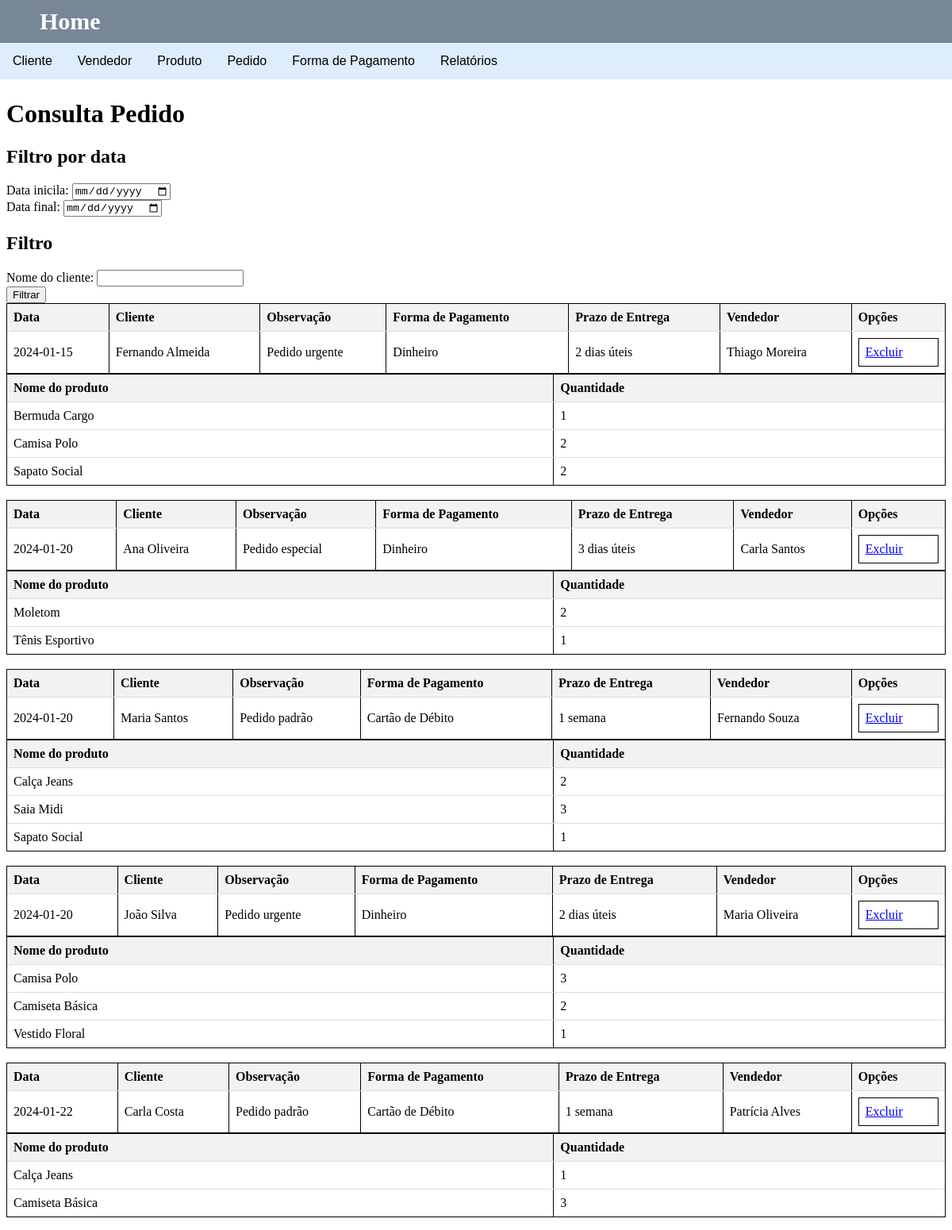
The page /pedido/consultarPedido.php (upper part) on the database its author committed.
### tables this page shows
CREATE TABLE tb_pedido(
    id INTEGER AUTO_INCREMENT PRIMARY KEY,
    data_ped DATE,
    observacao VARCHAR(100),
    prazo_entrega VARCHAR(20),
    id_cliente INTEGER REFERENCES tb_cliente(id),    
    forma_pagto INTEGER REFERENCES tb_forma_pagto(id),    
    id_vendedor INTEGER REFERENCES tb_vendedor(id)
) engine INNODB;

CREATE TABLE tb_cliente(
    id INTEGER AUTO_INCREMENT PRIMARY KEY,
    nome VARCHAR(50),
    endereco VARCHAR(50),
    numero VARCHAR(10),
    bairro VARCHAR(30),
    cidade VARCHAR(30),
    estado CHAR(2),
    email VARCHAR(50),
    cpf_cnpj VARCHAR(14),
    rg VARCHAR(9),
    telefone VARCHAR(10),
    celular VARCHAR(11),
    data_nasc DATE,
    salario NUMERIC(12,2)
) engine INNODB;

CREATE TABLE tb_forma_pagto(
    id INTEGER AUTO_INCREMENT PRIMARY KEY,
    nome VARCHAR(30)
) engine INNODB;

CREATE TABLE tb_vendedor(
	id INTEGER AUTO_INCREMENT PRIMARY KEY,
	nome VARCHAR(50),
	endereco VARCHAR(50),
	cidade VARCHAR(30),
	estado VARCHAR(2),
	celular VARCHAR(11),
	email VARCHAR(50),
	perc_comissao NUMERIC(5,2)
) engine INNODB;

CREATE TABLE tb_itens_pedido(
    id_item INTEGER AUTO_INCREMENT PRIMARY KEY,
    qtde INTEGER,    
    id_pedido INTEGER REFERENCES tb_pedido(id),
    id_produto INTEGER REFERENCES tb_produto(id)       
) engine INNODB;

CREATE TABLE tb_produto(
	id INTEGER AUTO_INCREMENT PRIMARY KEY,
	nome VARCHAR(100),
	qtde_estoque INTEGER,
	preco NUMERIC(10,2),
	unidade_medida VARCHAR(20),
	promocao CHAR(3)  
) engine INNODB;

### pedido/consultarPedido.php (the view, shortened to what this page needs)
<?php
    include('../conexao.php');
    $query = " SELECT p.id as pedido_id, p.data_ped,
    c.nome as cliente, p.observacao,
    fp.nome as forma_pagto,
    p.prazo_entrega,
    v.nome as vendedor FROM tb_pedido p
    INNER JOIN tb_cliente c ON c.id = p.id_cliente
    INNER JOIN tb_forma_pagto fp ON fp.id = p.forma_pagto
    INNER JOIN tb_vendedor v ON v.id = p.id_vendedor ";
    $query .= " ORDER BY p.data_ped";
    $resu=mysqli_query($con,$query) or die(mysqli_connect_error());
?>
<!DOCTYPE html>
<html lang="pt-br">
<head>
</head>
<body>
    <?php include('../navbar.php');?>
    <h1>Consulta Pedido</h1>
    <form method="$_GET">
        <h2>Filtro por data</h2>
        <label>Data inicila:</label>
        <input type="date" id="filtro_dt_init" name="filtro_dt_init" ><br>
        <label>Data final:</label>
        <input type="date" id="filtro_dt_final" name="filtro_dt_final"><br>
        <h2>Filtro</h2>
        <label>Nome do cliente: </label>
        <input type="text" id="filtro_nome" name="filtro_nome" ><br>
        <button type="submit">Filtrar</button>
    </form>
    <table>
        <?php
            while($reg = mysqli_fetch_array($resu)){
                echo"<table width='100%' border='1px'><tr>
                    <th>Data</th>
                    <th>Cliente</th>
                    <th>Observação</th>
                    <th>Forma de Pagamento</th>
                    <th>Prazo de Entrega</th>
                    <th>Vendedor</th>
                    <th>Opções</th>
                </tr>
                <tr>
                    <td>".$reg['data_ped']."</td>
                    <td>".$reg['cliente']."</td>
                    <td>".$reg['observacao']."</td>
                    <td>".$reg['forma_pagto']."</td>
                    <td>".$reg['prazo_entrega']."</td>
                    <td>".$reg['vendedor']."</td>
                    <td width='10%'><table border='1' width='100%'><tr>
                        <td><a href='excluirPedido.php?pedido_id=".$reg['pedido_id']."'>Excluir</td>
                    </tr></table></td>
                </tr></table>";
                $query2 = "SELECT p.nome as nome_produto, ip.qtde as quantidade FROM tb_itens_pedido ip
                INNER JOIN tb_produto p ON ip.id_produto = p.id WHERE ip.id_pedido = ".$reg['pedido_id']." ORDER BY nome_produto";
                $resu2=mysqli_query($con,$query2) or die(mysqli_connect_error());
                echo "
                <table border='1px'><tr>
                    <th>Nome do produto</th>
                    <th>Quantidade</th>
                </tr>";
                while($reg2 = mysqli_fetch_array($resu2)){
                    echo "
                    <tr>
                        <td>".$reg2['nome_produto']."</td>
                        <td>".$reg2['quantidade']."</td>
                    </tr>";
                }
                echo "</table><br>";
            }
        ?>
</body>
</html>

### pedido/consultarPedido.php (style rules this page uses)
table { width: 100%; border-collapse: collapse; border-style: double; border-color: black; }
th, td { padding: 8px; text-align: left; border-bottom: 1px solid #ddd; }
th { background-color: #f2f2f2; }

### rows shown on the page
tb_pedido: data_ped "2024-01-15", id_cliente.nome "Fernando Almeida", observacao "Pedido urgente", forma_pagto.nome "Dinheiro", prazo_entrega "2 dias úteis", id_vendedor.nome "Thiago Moreira"
tb_itens_pedido: id_produto.nome "Bermuda Cargo", qtde "1"
tb_itens_pedido: id_produto.nome "Camisa Polo", qtde "2"
tb_itens_pedido: id_produto.nome "Sapato Social", qtde "2"
tb_pedido: data_ped "2024-01-20", id_cliente.nome "Ana Oliveira", observacao "Pedido especial", forma_pagto.nome "Dinheiro", prazo_entrega "3 dias úteis", id_vendedor.nome "Carla Santos"
tb_itens_pedido: id_produto.nome "Moletom", qtde "2"
tb_itens_pedido: id_produto.nome "Tênis Esportivo", qtde "1"
tb_pedido: data_ped "2024-01-20", id_cliente.nome "Maria Santos", observacao "Pedido padrão", forma_pagto.nome "Cartão de Débito", prazo_entrega "1 semana", id_vendedor.nome "Fernando Souza"
tb_itens_pedido: id_produto.nome "Calça Jeans", qtde "2"
tb_itens_pedido: id_produto.nome "Saia Midi", qtde "3"
tb_itens_pedido: id_produto.nome "Sapato Social", qtde "1"
tb_pedido: data_ped "2024-01-20", id_cliente.nome "João Silva", observacao "Pedido urgente", forma_pagto.nome "Dinheiro", prazo_entrega "2 dias úteis", id_vendedor.nome "Maria Oliveira"
tb_itens_pedido: id_produto.nome "Camisa Polo", qtde "3"
tb_itens_pedido: id_produto.nome "Camiseta Básica", qtde "2"
tb_itens_pedido: id_produto.nome "Vestido Floral", qtde "1"
tb_pedido: data_ped "2024-01-22", id_cliente.nome "Carla Costa", observacao "Pedido padrão", forma_pagto.nome "Cartão de Débito", prazo_entrega "1 semana", id_vendedor.nome "Patrícia Alves"
tb_itens_pedido: id_produto.nome "Calça Jeans", qtde "1"
tb_itens_pedido: id_produto.nome "Camiseta Básica", qtde "3"
